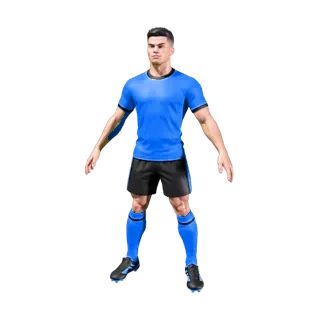
#> input picture apps/mobile/assets/meshy/hero-pro-blue.webp, 320 x 320 px, given in place of hero-street.webp, which was not available
$ python recolor-heroes.py
#> lines starting #> are read from the running program, lines starting #| are printed output that depends on the picture; after the words box and inside, x2 and y2 are one past the last pixel; in counts of white or black regions, pixels touching at a corner belong together; pictures that were not available may be replaced by others from this repository, and a replacement may not be noted
"""Builds the jersey colour variants of the two hero renders (assets/meshy/hero-<hero>-<colour>.webp).

Only the lime kit pixels (hue 42-115 degrees, saturated) are recoloured, so skin, hair and shorts stay.
Run: python3 scripts/recolor-heroes.py   (needs Pillow and numpy)
"""
import colorsys, os
import numpy as np
from PIL import Image

HERE = os.path.dirname(__file__)
OUT = os.path.join(HERE, '..', 'assets', 'meshy')
# target hue in degrees; None = white kit
COLOURS = {'red': 5, 'blue': 215, 'orange': 28, 'purple': 265, 'white': None}

def recolour(src, hue):
#> called with hue = 5
    im = Image.open(src).convert('RGBA')
#> im is the input picture: PIL image 320x320 RGBA; mean R, G, B, A 15.1, 19.3, 26.8, 32.1
    a = np.asarray(im).astype(np.float32) / 255.0
    rgb = a[..., :3]
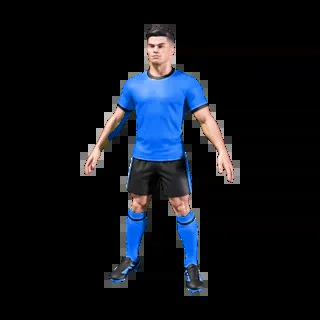
#> rgb: shape (320, 320, 3) float32; mean R, G, B 0.059, 0.0755, 0.105
    mx, mn = rgb.max(-1), rgb.min(-1)
    d = mx - mn + 1e-6
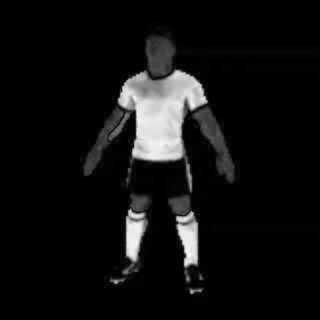
#> d: shape (320, 320) float32; min 1e-06, max 0.988, mean 0.0655
    r, g, b = rgb[..., 0], rgb[..., 1], rgb[..., 2]
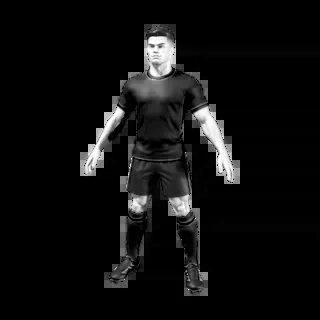
#> r: shape (320, 320) float32; min 0, max 1, mean 0.059
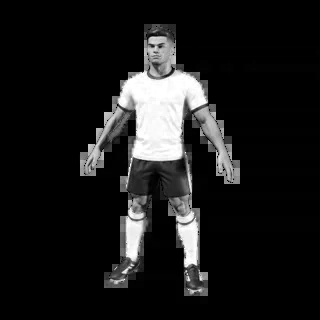
#> b: shape (320, 320) float32; min 0, max 1, mean 0.105
    h = np.where(mx == r, ((g - b) / d) % 6, np.where(mx == g, (b - r) / d + 2, (r - g) / d + 4)) * 60
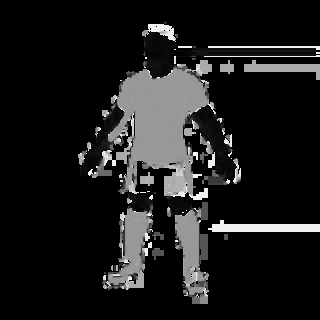
#> h: shape (320, 320) float32; min 0, max 359.2, mean 39.3; drawn with min black and max white
    s = np.where(mx > 0, (mx - mn) / np.maximum(mx, 1e-6), 0)
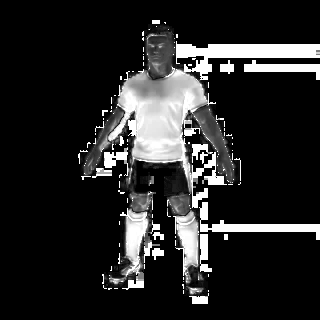
#> s: shape (320, 320) float32; min 0, max 1, mean 0.154
    mask = (h >= 42) & (h <= 115) & (s > 0.18) & (a[..., 3] > 0.05)
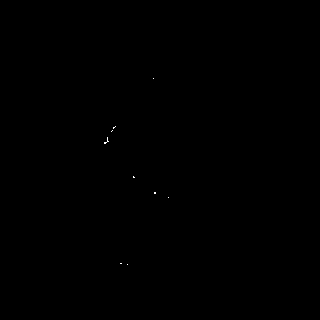
#> mask: shape (320, 320) bool; 0.03% white in thin lines or dots, all inside (x1, y1, x2, y2) = (104, 78, 169, 265)
    out = a.copy()
    ys, xs = np.nonzero(mask)
#> ys = 29 values from 78 to 264; xs = 29 values, max 168 at index 25, min 104 at index 13, mean 122.5
    for y, x in zip(ys, xs):
        _, sat, val = colorsys.rgb_to_hsv(*rgb[y, x])
        if hue is None:
            v = min(1.0, val * 1.05)
            out[y, x, :3] = (v * 0.95, v * 0.95, v * 0.97)
        else:
            out[y, x, :3] = colorsys.hsv_to_rgb(hue / 360, min(1.0, max(sat, 0.2) * 1.7), val)
#> this loop made 29 passes
#> (y, x, sat, val) on passes 1 to 12: (78, 153, 0.21, 0.486), (126, 115, 0.293, 0.455), (127, 113, 0.619, 0.38), (127, 114, 0.364, 0.388), (128, 113, 0.511, 0.345), (130, 112, 0.241, 0.31), (131, 111, 0.224, 0.384), (137, 107, 0.409, 0.345), (138, 107, 0.41, 0.306), (139, 107, 0.395, 0.318), (140, 107, 0.447, 0.333), (141, 107, 0.505, 0.365)
#> out: shape (320, 320, 4) float32; mean R, G, B, A 0.059, 0.0755, 0.105, 0.126
    return Image.fromarray((out * 255).astype(np.uint8), 'RGBA')

for hero in ('street', 'pro'):
    src = os.path.join(OUT, f'hero-{hero}.webp')
    for name, hue in COLOURS.items():
        recolour(src, hue).save(os.path.join(OUT, f'hero-{hero}-{name}.webp'), 'WEBP', quality=82)
#> pass 2 of the loop `for hero in ('street', 'pro'):`:
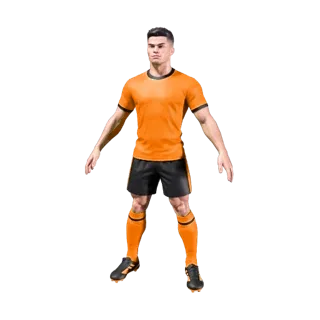
#> input picture apps/mobile/assets/meshy/hero-pro-orange.webp, 320 x 320 px, given in place of hero-pro.webp, which was not available
#> in recolour, im is the input picture: PIL image 320x320 RGBA; mean R, G, B, A 29.8, 20.5, 13.2, 32.1
#> in recolour (call 6), `s = np.where(mx > 0, (mx - mn) / np.maximum(mx, 1e-6), 0)`:
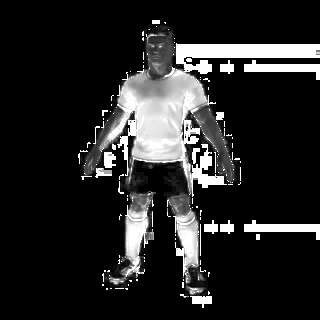
#> s: shape (320, 320) float32; min 0, max 1, mean 0.149
#> in recolour (call 6), `mask = (h >= 42) & (h <= 115) & (s > 0.18) & (a[..., 3] > 0.05)`:
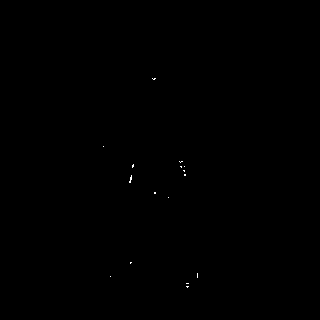
#> mask: shape (320, 320) bool; 0.06% white in thin lines or dots, all inside (x1, y1, x2, y2) = (103, 78, 198, 288)
#> ys = 61 values from 78 to 287; xs = 61 values, max 197 at index 48, min 103 at index 5, mean 158.6
#> the loop in recolour (call 6), `for y, x in zip(ys, xs):` made 61 passes
#> (y, x, sat, val) on passes 1 to 8: (78, 152, 0.222, 0.529), (78, 154, 0.193, 0.467), (78, 155, 0.192, 0.49), (79, 153, 0.204, 0.867), (79, 154, 0.228, 0.773), (146, 103, 0.651, 0.325), (161, 179, 0.25, 0.0784), (161, 181, 0.357, 0.0549)
